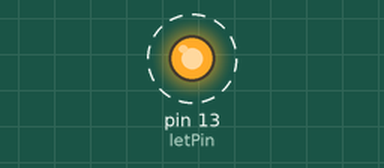
Simulated run of this sketch. Board: Arduino Uno, built with avr-gcc and run on an emulated ATmega328P. On the bench: output pins drawn as LEDs (lit = HIGH). Dashed ring = blinking.

Above: at 0.5 s.
Timing chart, 0 to 4.6 s (numbered marks = the images above):
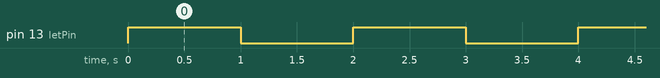

Measured:
- by itself, pin 13 (letPin): alternates HIGH for 1.0 s and LOW for 1.0 s

The sketch:

acenderApagarLed.ino
```cpp
const int letPin = 13;
//LED_BUILTIN == pino 13 - pina que ja tem resistor

void setup()
{
  pinMode(letPin, OUTPUT);
}

void loop()
{
  digitalWrite(13, HIGH);//HIGH = Envia corrente
  delay(1000); // delay(tempo) = tempo de duração
  digitalWrite(13, LOW); //LOW = Não envia corrente
  delay(1000);
}
```
